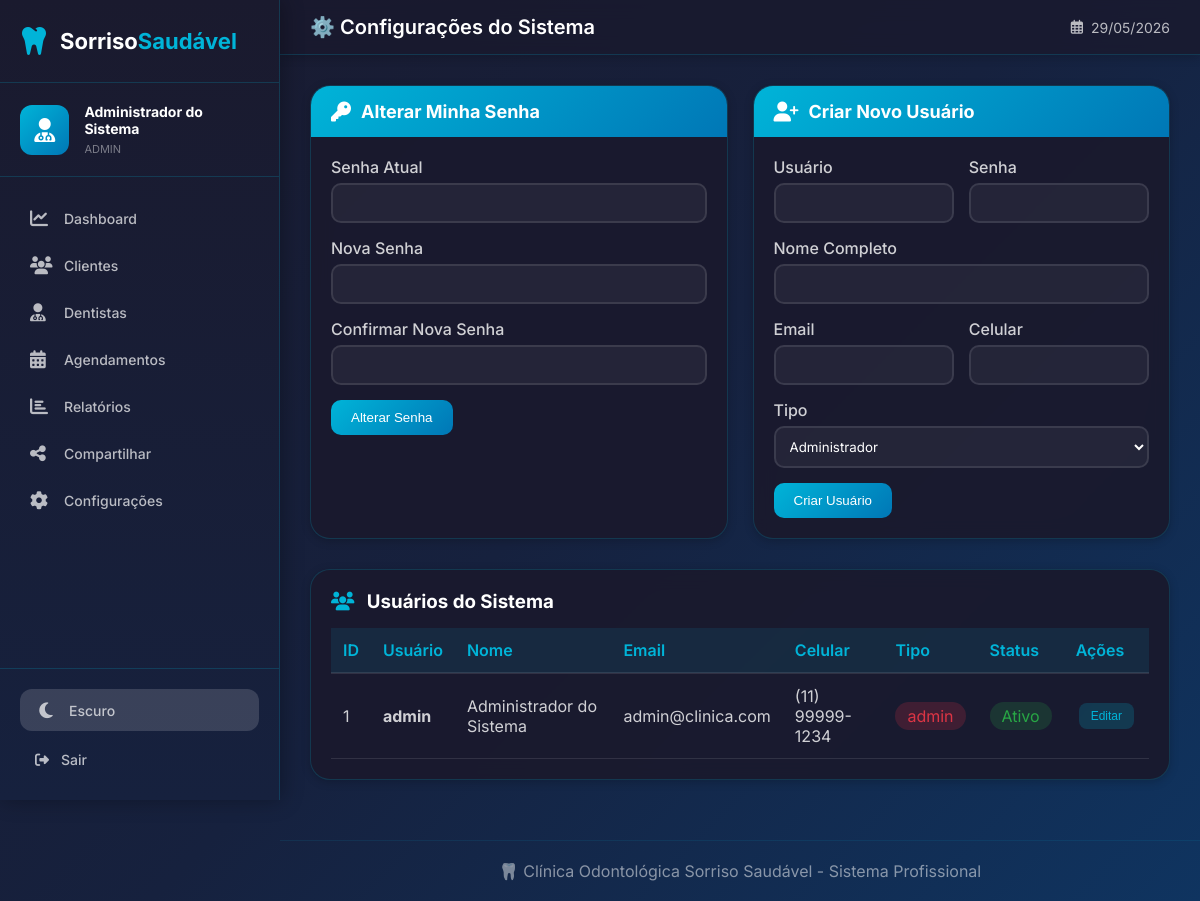
The app's page /configuracoes (signed in) with its own data.
### tables this page shows
CREATE TABLE usuarios (
                id INTEGER PRIMARY KEY AUTOINCREMENT,
                username TEXT UNIQUE NOT NULL,
                senha TEXT NOT NULL,
                tipo TEXT CHECK(tipo IN ('admin', 'dentista', 'recepcionista')) NOT NULL,
                nome_completo TEXT NOT NULL,
                email TEXT,
                celular TEXT,
                ativo BOOLEAN DEFAULT 1,
                data_cadastro TEXT DEFAULT CURRENT_TIMESTAMP
            );

### modulos/configuracoes.py (the view)
@configuracoes_router.get('/configuracoes', name='configuracoes')
def configuracoes(request: Request):
    login_required(request)
    if request.session.get('usuario_tipo') == 'admin':
        db.cursor.execute('SELECT id, username, tipo, nome_completo, email, celular, ativo FROM usuarios')
        usuarios = db.cursor.fetchall()
    else:
        usuarios = []
    return render(request, 'configuracoes.html', usuarios=usuarios)

### templates/configuracoes.html (shortened to what this page needs)
{% extends "base.html" %}
{% block page_title %}⚙️ Configurações do Sistema{% endblock %}
{% block extra_css %}
<link rel="stylesheet" href="{{ url_for('static', filename='css/configuracoes.css') }}">
{% endblock %}
{% block conteudo %}
<div class="config-grid">
    <div class="config-card">
        <div class="config-card-header">
            <i class="fas fa-key"></i>
            <h3>Alterar Minha Senha</h3>
        </div>
        <div class="config-card-body">
            <form method="POST" action="{{ url_for('configuracoes.trocar_senha') }}">
                <div class="form-group">
                    <label>Senha Atual</label>
                    <input type="password" name="senha_atual" required>
                </div>
                <div class="form-group">
                    <label>Nova Senha</label>
                    <input type="password" name="nova_senha" required>
                </div>
                <div class="form-group">
                    <label>Confirmar Nova Senha</label>
                    <input type="password" name="confirmar_senha" required>
                </div>
                <button type="submit" class="btn-save">Alterar Senha</button>
            </form>
        </div>
    </div>
    {% if session.usuario_tipo == 'admin' %}
    <div class="config-card">
        <div class="config-card-header">
            <i class="fas fa-user-plus"></i>
            <h3>Criar Novo Usuário</h3>
        </div>
        <div class="config-card-body">
            <form method="POST" action="{{ url_for('configuracoes.criar_usuario') }}">
                <div class="form-row">
                    <div class="form-group">
                        <label>Usuário</label>
                        <input type="text" name="username" required>
                    </div>
                    <div class="form-group">
                        <label>Senha</label>
                        <input type="password" name="senha" required>
                    </div>
                </div>
                <div class="form-group">
                    <label>Nome Completo</label>
                    <input type="text" name="nome_completo" required>
                </div>
                <div class="form-row">
                    <div class="form-group">
                        <label>Email</label>
                        <input type="email" name="email">
                    </div>
                    <div class="form-group">
                        <label>Celular</label>
                        <input type="text" name="celular">
                    </div>
                </div>
                <div class="form-group">
                    <label>Tipo</label>
                    <select name="tipo">
                        <option value="admin">Administrador</option>
                    </select>
                </div>
                <button type="submit" class="btn-save">Criar Usuário</button>
            </form>
        </div>
    </div>
    {% endif %}
</div>
{% if session.usuario_tipo == 'admin' %}
<div class="table-container">
    <h3><i class="fas fa-users"></i> Usuários do Sistema</h3>
    <div class="table-responsive">
        <table class="table-modern">
            <thead>
                <tr>
                    <th>ID</th>
                    <th>Usuário</th>
                    <th>Nome</th>
                    <th>Email</th>
                    <th>Celular</th>
                    <th>Tipo</th>
                    <th>Status</th>
                    <th>Ações</th>
                </tr>
            </thead>
            <tbody>
                {% for u in usuarios %}
                <tr>
                    <td>{{ u[0] }}</td>
                    <td><strong>{{ u[1] }}</strong></td>
                    <td>{{ u[3] }}</td>
                    <td>{{ u[4] or '—' }}</td>
                    <td>{{ u[5] or '—' }}</td>
                    <td><span class="badge-{{ u[2] }}">{{ u[2] }}</span></td>
                    <td>{% if u[6] %}<span class="status-active">Ativo</span>{% else %}<span class="status-inactive">Inativo</span>{% endif %}</td>
                    <td class="acoes">
                        <button onclick='editarUsuario(
                            {{ u[0] }},
                            {{ u[1]|tojson|safe }},
                            {{ u[3]|tojson|safe }},
                            {{ (u[4] or '')|tojson|safe }},
                            {{ (u[5] or '')|tojson|safe }},
                            {{ u[2]|tojson|safe }},
                            {{ u[6] }}
                        )' class="btn-icon">Editar</button>
                    </td>
                </tr>
                {% endfor %}
            </tbody>
        </table>
    </div>
</div>
{% endif %}
{% endblock %}

### templates/base.html (shortened to what this page needs)
<!DOCTYPE html>
<html lang="pt-br">
<head>
    <link rel="stylesheet" href="{{ url_for('static', filename='css/variables.css') }}">
    <link rel="stylesheet" href="{{ url_for('static', filename='css/style.css') }}">
    <link rel="stylesheet" href="{{ url_for('static', filename='css/base.css') }}">
    <link rel="stylesheet" href="https://cdnjs.cloudflare.com/ajax/libs/font-awesome/6.4.0/css/all.min.css">
    {% block extra_css %}{% endblock %}
</head>
<body>
    {% if session.usuario_id %}
    <div class="app-container">
        <aside class="sidebar" id="sidebar">
            <div class="sidebar-header">
                <div class="logo">
                    <i class="fas fa-tooth"></i>
                    <span>Sorriso<span class="highlight">Saudável</span></span>
                </div>
            </div>
            <div class="user-info">
                <div class="avatar"><i class="fas fa-user-md"></i></div>
                <div class="user-details">
                    <h4>{{ session.usuario_nome }}</h4>
                    <p>{{ session.usuario_tipo }}</p>
                </div>
            </div>
            <nav class="sidebar-nav">
                <a href="{{ url_for('dashboard.dashboard') }}" class="nav-item"><i class="fas fa-chart-line"></i><span>Dashboard</span></a>
                <a href="{{ url_for('clientes.clientes') }}" class="nav-item"><i class="fas fa-users"></i><span>Clientes</span></a>
                <a href="{{ url_for('dentistas.dentistas') }}" class="nav-item"><i class="fas fa-user-md"></i><span>Dentistas</span></a>
                <a href="{{ url_for('agendamentos.agendamentos') }}" class="nav-item"><i class="fas fa-calendar-alt"></i><span>Agendamentos</span></a>
                <a href="{{ url_for('relatorios.relatorios') }}" class="nav-item"><i class="fas fa-chart-bar"></i><span>Relatórios</span></a>
                <a href="{{ url_for('agendar_online.compartilhar_link') }}" class="nav-item"><i class="fas fa-share-alt"></i><span>Compartilhar</span></a>
                <a href="{{ url_for('configuracoes.configuracoes') }}" class="nav-item"><i class="fas fa-cog"></i><span>Configurações</span></a>
            </nav>
            <div class="sidebar-footer">
                <button onclick="toggleTheme()" class="theme-toggle-btn" id="themeToggle" title="Alternar tema">
                    <i class="fas fa-moon" id="themeIcon"></i><span id="themeLabel">Escuro</span>
                </button>
                <a href="{{ url_for('auth.logout') }}" class="logout-btn"><i class="fas fa-sign-out-alt"></i><span>Sair</span></a>
            </div>
        </aside>
        <main class="main-content">
            <div class="top-bar">
                <div class="page-title"><h2>{% block page_title %}{% endblock %}</h2></div>
                <div class="date-time"><i class="far fa-calendar-alt"></i><span id="currentDate"></span></div>
            </div>
            <div class="content-wrapper">
                {% block conteudo %}{% endblock %}
            </div>
            <footer>
                <p>🦷 Clínica Odontológica Sorriso Saudável - Sistema Profissional</p>
            </footer>
        </main>
    </div>
    {% else %}
        {% block login_content %}{% endblock %}
    {% endif %}
</body>
</html>

### static/css/variables.css (style rules this page uses)
:root { --bg-body: linear-gradient(135deg, #1a1a2e 0%, #16213e 50%, #0f3460 100%); --bg-card: rgba(26, 26, 46, 0.95); --bg-card-solid: #1a1a2e; --bg-sidebar: linear-gradient(180deg, #1a1a2e 0%, #16213e 100%); --bg-topbar: rgba(26, 26, 46, 0.8); --bg-input: rgba(255,255,255,0.05); --bg-input-focus: rgba(255,255,255,0.1); --bg-hover: rgba(255,255,255,0.05); --bg-table-header: rgba(255,255,255,0.05); --bg-modal: rgba(26, 26, 46, 0.98); --bg-overlay: rgba(0,0,0,0.7); --bg-accent-soft: rgba(0,180,216,0.1); --bg-hover-soft: rgba(255,255,255,0.15); --bg-hover-more: rgba(255,255,255,0.2); --bg-white: white; --bg-dark-soft: rgba(0,0,0,0.3); --text: white; --text-soft: rgba(255,255,255,0.8); --text-muted: rgba(255,255,255,0.7); --text-muted-more: rgba(255,255,255,0.6); --text-dim: rgba(255,255,255,0.5); --text-table-header: rgba(255,255,255,0.9); --text-on-accent: white; --text-dark: #1a1a2e; --text-accent: #00b4d8; --text-placeholder: rgba(255,255,255,0.4); --accent: #00b4d8; --accent-dark: #0077b6; --accent-gradient: linear-gradient(135deg, #00b4d8, #0077b6); --accent-rgb: 0, 180, 216; --border: rgba(0,180,216,0.2); --border-light: rgba(255,255,255,0.1); --border-lighter: rgba(255,255,255,0.05); --border-input: rgba(255,255,255,0.1); --border-subtle: rgba(255,255,255,0.2); --shadow-sm: rgba(0,0,0,0.2); --shadow-md: rgba(0,0,0,0.3); --shadow-lg: rgba(0,0,0,0.5); --success: #28a745; --danger: #dc3545; --warning: #ffc107; --danger-text: #ff6b6b; --success-hover: #218838; --danger-hover: #c82333; }

### static/css/configuracoes.css (style rules this page uses)
.config-grid { display: grid; grid-template-columns: repeat(auto-fit, minmax(400px, 1fr)); gap: 25px; margin-bottom: 30px; }
.config-card { background: var(--bg-card); backdrop-filter: blur(10px); border-radius: 20px; overflow: hidden; border: 1px solid var(--border); }
.config-card-header { background: var(--accent-gradient); padding: 15px 20px; display: flex; align-items: center; gap: 10px; color: var(--text-on-accent); }
.config-card-header i { font-size: 20px; }
.config-card-header h3 { margin: 0; font-size: 18px; }
.config-card-body { padding: 20px; }
.form-group { margin-bottom: 15px; }
.form-group label { display: block; margin-bottom: 6px; font-weight: 500; color: var(--text-soft); }
.form-group input, .form-group select { width: 100%; padding: 10px; border: 2px solid var(--border-input); border-radius: 10px; background: var(--bg-input); color: var(--text); }
.form-row { display: flex; gap: 15px; }
.form-row .form-group { flex: 1; }
.btn-save { background: var(--accent-gradient); color: var(--text-on-accent); border: none; padding: 10px 20px; border-radius: 10px; cursor: pointer; }
.table-container { background: var(--bg-card); backdrop-filter: blur(10px); border-radius: 20px; padding: 20px; border: 1px solid var(--border); }
.table-container h3 { color: var(--text); margin-bottom: 15px; }
.table-container h3 i { color: var(--accent); margin-right: 8px; }
.table-modern { width: 100%; border-collapse: collapse; }
.table-modern th { background: var(--bg-accent-soft); padding: 12px; color: var(--accent); }
.table-modern td { padding: 12px; border-bottom: 1px solid var(--border-light); color: var(--text-soft); }
.badge-admin { background: rgba(220,53,69,0.2); color: #dc3545; padding: 4px 12px; border-radius: 20px; }
.status-active { background: rgba(40,167,69,0.2); color: #28a745; padding: 4px 12px; border-radius: 20px; }
.btn-icon, .btn-danger { padding: 6px 12px; border-radius: 8px; font-size: 12px; text-decoration: none; display: inline-block; margin: 0 3px; }
.btn-icon { background: var(--border); color: var(--accent); border: none; cursor: pointer; }

### records on screen
usuarios: usuario_nome "Administrador do Sistema", id "1", username "admin", nome_completo "Administrador do Sistema", email "admin@clinica.com", celular "(11) 99999-1234", tipo "admin", ativo "Ativo"

### other values on screen
{{ session.usuario_tipo }} "ADMIN"
